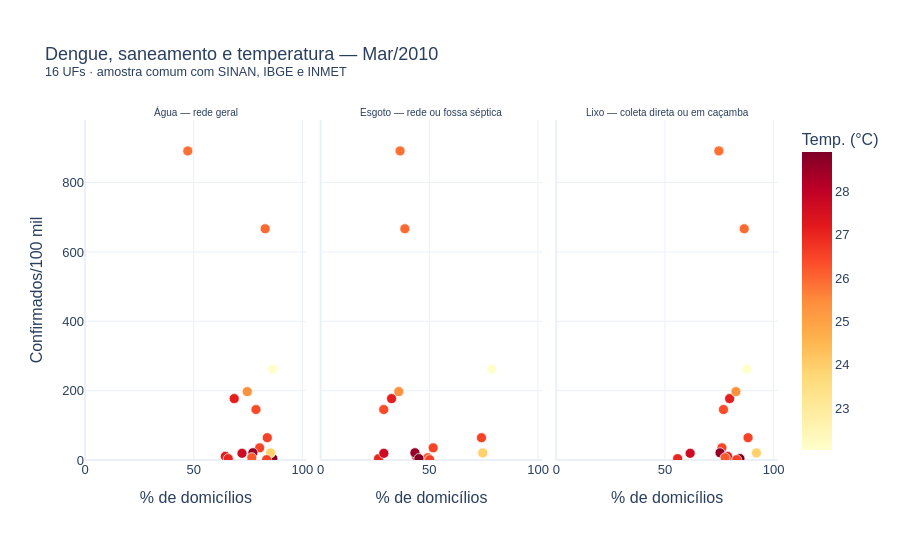

Source (notebook cell):
### Markdown cell above
## 7.1. Comparação mensal com as três fontes

A chuva anual exige 12 meses completos; lacunas horárias podem impedir essa comparação mesmo quando vários meses têm dados válidos. Este gráfico usa **uma observação por UF no mês escolhido**, mantendo os critérios de cobertura.

Altere `MES_DISPERSAO` na configuração. Nos três painéis, o eixo horizontal mostra o indicador censitário de saneamento, o vertical a taxa mensal de confirmados e a cor a temperatura média do mês. Chuva, umidade e população aparecem ao passar o cursor. A amostra é comum aos painéis e exige as três variáveis climáticas válidas. O mês padrão é março; ele não foi escolhido por maximizar correlações. A comparação é exploratória e não estima efeito causal.

### Code cell
if not isinstance(MES_DISPERSAO, int) or not 1 <= MES_DISPERSAO <= 12:
    raise ValueError("MES_DISPERSAO deve estar entre 1 e 12.")
amostra_mensal = mensal.filter(
    (pl.col("mes") == MES_DISPERSAO) & pl.col("tres_fontes_disponiveis")
)
display(Markdown(f"**{MESES[MES_DISPERSAO - 1]}/{ANO}: {amostra_mensal.height} UFs com as três fontes.** Cada ponto representa uma UF neste mês."))
if amostra_mensal.height:
    longa_mensal = amostra_mensal.to_pandas().melt(
        id_vars=["UF", "regiao", "populacao", "taxa_confirmados_100k", "temperatura_media_c", "chuva_acumulada_mm", "umidade_media_pct"],
        value_vars=SANITATION, var_name="indicador", value_name="cobertura_domiciliar_pct",
    )
    longa_mensal["indicador"] = longa_mensal["indicador"].map(ROTULOS_SANEAMENTO)
    fig = px.scatter(
        longa_mensal, x="cobertura_domiciliar_pct", y="taxa_confirmados_100k",
        color="temperatura_media_c", color_continuous_scale="YlOrRd", facet_col="indicador",
        hover_name="UF", hover_data={"populacao": ":,", "chuva_acumulada_mm": ":.1f", "umidade_media_pct": ":.1f"},
        labels={"cobertura_domiciliar_pct": "% de domicílios", "taxa_confirmados_100k": "Confirmados/100 mil", "temperatura_media_c": "Temp. (°C)"},
        title=f"Dengue, saneamento e temperatura — {MESES[MES_DISPERSAO - 1]}/{ANO}<br><sup>{amostra_mensal.height} UFs · amostra comum com SINAN, IBGE e INMET</sup>",
    )
    fig.for_each_annotation(lambda a: a.update(text=a.text.split("=")[-1], font_size=10))
    fig.update_traces(marker_size=10, marker_line_width=0.7, marker_line_color="white")
    fig.update_xaxes(range=[0, 102])
    fig.update_yaxes(range=[0, max(1.0, float(amostra_mensal["taxa_confirmados_100k"].max()) * 1.1)], autorange=False)
    fig.update_layout(height=560, autosize=True, margin=dict(t=120, b=100, l=85, r=35))
    mostrar("05_dispersao_mensal_tres_fontes", fig)
else:
    display(Markdown("Não há UFs com as três variáveis climáticas elegíveis neste mês. Consulte a cobertura meteorológica abaixo."))

### Figure 1 — Plotly figure (JSON) as saved in the notebook; plotly's stock layout.template omitted (floating-point values rounded to 4 significant figures)
{"data": [{"customdata": [[733600.0, 129.4, 87.37], [3120000.0, 102.4, 75.92], [3484000.0, 185.7, 84.07], [14020000.0, 135.4, 76.09], [8452000.0, 87.0, 63.31], [3515000.0, 201.5, 78.85], [6575000.0, 162.5, 80.23], [19600000.0, 185.1, 80.55], [2449000.0, 143.9, 71.18], [3035000.0, 189.3, 83.15], [3767000.0, 48.07, 72.91], [3118000.0, 216.4, 71.68], [3168000.0, 60.87, 67.93], [10690000.0, 97.67, 75.7], [2068000.0, 65.13, 75.4], [1383000.0, 252.3, 80.41]], "hovertemplate": "<b>%{hovertext}</b><br><br>indicador=Água — rede geral<br>% de domicílios=%{x}<br>Confirmados/100 mil=%{y}<br>populacao=%{customdata[0]:,}<br>chuva_acumulada_mm=%{customdata[1]:.1f}<br>umidade_media_pct=%{customdata[2]:.1f}<br>Temp. (°C)=%{marker.color}<extra></extra>", "hovertext": ["AC", "AL", "AM", "BA", "CE", "ES", "MA", "MG", "MS", "MT", "PB", "PI", "RN", "RS", "SE", "TO"], "legendgroup": "", "marker": {"color": [25.85, 27.12, 27.16, 26.5, 28.59, 26.53, 27.01, 22.04, 25.95, 25.35, 26.17, 27.68, 28.9, 23.94, 26.56, 26.38], "coloraxis": "coloraxis", "line": {"color": "white", "width": 0.7}, "size": 10, "symbol": "circle"}, "mode": "markers", "name": "", "orientation": "v", "showlegend": false, "type": "scatter", "x": [47.27, 68.62, 64.56, 80.34, 77.22, 83.84, 65.88, 86.28, 82.87, 74.62, 76.71, 72.22, 86.38, 85.33, 83.54, 78.64], "xaxis": "x", "y": [891.4, 177.1, 10.51, 34.99, 20.92, 64.35, 3.894, 262.1, 666.9, 197.2, 6.797, 19.24, 4.167, 20.44, 0.8704, 145.4], "yaxis": "y"}, {"customdata": [[733600.0, 129.4, 87.37], [3120000.0, 102.4, 75.92], [3484000.0, 185.7, 84.07], [14020000.0, 135.4, 76.09], [8452000.0, 87.0, 63.31], [3515000.0, 201.5, 78.85], [6575000.0, 162.5, 80.23], [19600000.0, 185.1, 80.55], [2449000.0, 143.9, 71.18], [3035000.0, 189.3, 83.15], [3767000.0, 48.07, 72.91], [3118000.0, 216.4, 71.68], [3168000.0, 60.87, 67.93], [10690000.0, 97.67, 75.7], [2068000.0, 65.13, 75.4], [1383000.0, 252.3, 80.41]], "hovertemplate": "<b>%{hovertext}</b><br><br>indicador=Esgoto — rede ou fossa séptica<br>% de domicílios=%{x}<br>Confirmados/100 mil=%{y}<br>populacao=%{customdata[0]:,}<br>chuva_acumulada_mm=%{customdata[1]:.1f}<br>umidade_media_pct=%{customdata[2]:.1f}<br>Temp. (°C)=%{marker.color}<extra></extra>", "hovertext": ["AC", "AL", "AM", "BA", "CE", "ES", "MA", "MG", "MS", "MT", "PB", "PI", "RN", "RS", "SE", "TO"], "legendgroup": "", "marker": {"color": [25.85, 27.12, 27.16, 26.5, 28.59, 26.53, 27.01, 22.04, 25.95, 25.35, 26.17, 27.68, 28.9, 23.94, 26.56, 26.38], "coloraxis": "coloraxis", "line": {"color": "white", "width": 0.7}, "size": 10, "symbol": "circle"}, "mode": "markers", "name": "", "orientation": "v", "showlegend": false, "type": "scatter", "x": [36.55, 32.64, 44.07, 51.76, 43.38, 73.99, 26.66, 78.61, 38.74, 35.93, 49.29, 29.07, 45.22, 74.57, 50.16, 29.03], "xaxis": "x2", "y": [891.4, 177.1, 10.51, 34.99, 20.92, 64.35, 3.894, 262.1, 666.9, 197.2, 6.797, 19.24, 4.167, 20.44, 0.8704, 145.4], "yaxis": "y2"}, {"customdata": [[733600.0, 129.4, 87.37], [3120000.0, 102.4, 75.92], [3484000.0, 185.7, 84.07], [14020000.0, 135.4, 76.09], [8452000.0, 87.0, 63.31], [3515000.0, 201.5, 78.85], [6575000.0, 162.5, 80.23], [19600000.0, 185.1, 80.55], [2449000.0, 143.9, 71.18], [3035000.0, 189.3, 83.15], [3767000.0, 48.07, 72.91], [3118000.0, 216.4, 71.68], [3168000.0, 60.87, 67.93], [10690000.0, 97.67, 75.7], [2068000.0, 65.13, 75.4], [1383000.0, 252.3, 80.41]], "hovertemplate": "<b>%{hovertext}</b><br><br>indicador=Lixo — coleta direta ou em caçamba<br>% de domicílios=%{x}<br>Confirmados/100 mil=%{y}<br>populacao=%{customdata[0]:,}<br>chuva_acumulada_mm=%{customdata[1]:.1f}<br>umidade_media_pct=%{customdata[2]:.1f}<br>Temp. (°C)=%{marker.color}<extra></extra>", "hovertext": ["AC", "AL", "AM", "BA", "CE", "ES", "MA", "MG", "MS", "MT", "PB", "PI", "RN", "RS", "SE", "TO"], "legendgroup": "", "marker": {"color": [25.85, 27.12, 27.16, 26.5, 28.59, 26.53, 27.01, 22.04, 25.95, 25.35, 26.17, 27.68, 28.9, 23.94, 26.56, 26.38], "coloraxis": "coloraxis", "line": {"color": "white", "width": 0.7}, "size": 10, "symbol": "circle"}, "mode": "markers", "name": "", "orientation": "v", "showlegend": false, "type": "scatter", "x": [74.8, 79.76, 78.79, 76.22, 75.34, 88.23, 55.83, 87.62, 86.45, 82.64, 77.67, 61.6, 84.48, 92.08, 83.0, 76.92], "xaxis": "x3", "y": [891.4, 177.1, 10.51, 34.99, 20.92, 64.35, 3.894, 262.1, 666.9, 197.2, 6.797, 19.24, 4.167, 20.44, 0.8704, 145.4], "yaxis": "y3"}], "layout": {"annotations": [{"font": {"size": 10}, "showarrow": false, "text": "Água — rede geral", "x": 0.16, "xanchor": "center", "xref": "paper", "y": 1.0, "yanchor": "bottom", "yref": "paper"}, {"font": {"size": 10}, "showarrow": false, "text": "Esgoto — rede ou fossa séptica", "x": 0.5, "xanchor": "center", "xref": "paper", "y": 1.0, "yanchor": "bottom", "yref": "paper"}, {"font": {"size": 10}, "showarrow": false, "text": "Lixo — coleta direta ou em caçamba", "x": 0.84, "xanchor": "center", "xref": "paper", "y": 1.0, "yanchor": "bottom", "yref": "paper"}], "autosize": true, "coloraxis": {"autocolorscale": false, "colorbar": {"title": {"text": "Temp. (°C)"}}, "colorscale": [[0.0, "rgb(255,255,204)"], [0.125, "rgb(255,237,160)"], [0.25, "rgb(254,217,118)"], [0.375, "rgb(254,178,76)"], [0.5, "rgb(253,141,60)"], [0.625, "rgb(252,78,42)"], [0.75, "rgb(227,26,28)"], [0.875, "rgb(189,0,38)"], [1.0, "rgb(128,0,38)"]]}, "font": {"family": "Arial, sans-serif", "size": 13}, "height": 560, "legend": {"tracegroupgap": 0}, "margin": {"b": 100, "l": 85, "r": 35, "t": 120}, "separators": ",.", "title": {"text": "Dengue, saneamento e temperatura — Mar/2010<br><sup>16 UFs · amostra comum com SINAN, IBGE e INMET</sup>"}, "xaxis": {"anchor": "y", "domain": [0.0, 0.32], "range": [0, 102], "title": {"text": "% de domicílios"}}, "xaxis2": {"anchor": "y2", "domain": [0.34, 0.66], "matches": "x", "range": [0, 102], "title": {"text": "% de domicílios"}}, "xaxis3": {"anchor": "y3", "domain": [0.68, 1.0], "matches": "x", "range": [0, 102], "title": {"text": "% de domicílios"}}, "yaxis": {"anchor": "x", "autorange": false, "domain": [0.0, 1.0], "range": [0, 980.5], "title": {"text": "Confirmados/100 mil"}}, "yaxis2": {"anchor": "x2", "autorange": false, "domain": [0.0, 1.0], "matches": "y", "range": [0, 980.5], "showticklabels": false}, "yaxis3": {"anchor": "x3", "autorange": false, "domain": [0.0, 1.0], "matches": "y", "range": [0, 980.5], "showticklabels": false}}}
